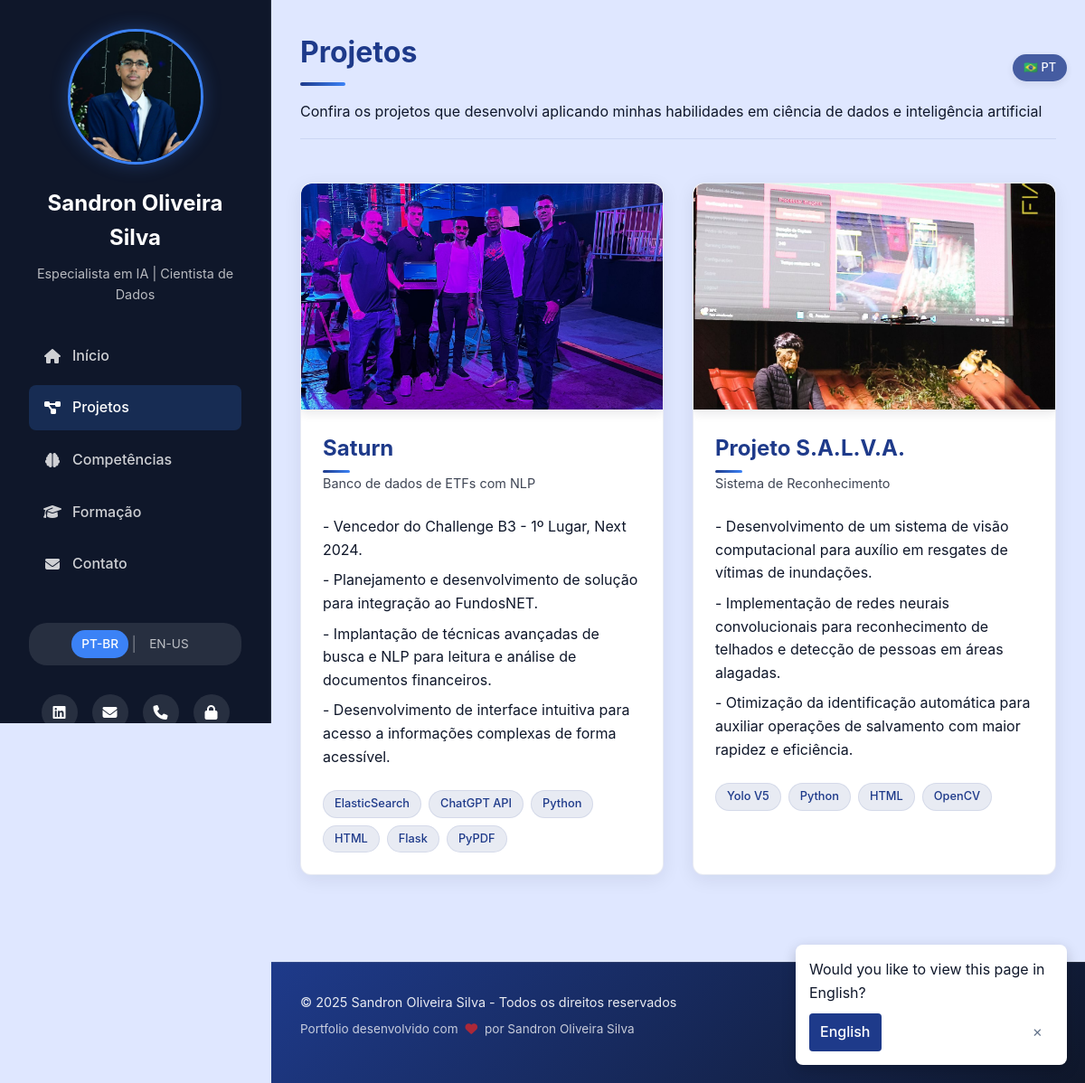
The app's page /projects with its own data.
### app.py (models this page shows, shortened)
class User(UserMixin, db.Model):
    id = db.Column(db.Integer, primary_key=True)
    username = db.Column(db.String(100), unique=True, nullable=False)
    password_hash = db.Column(db.String(200), nullable=False)
    profile_image = db.Column(db.String(255), nullable=True)

class Project(db.Model):
    id = db.Column(db.Integer, primary_key=True)
    title = db.Column(db.String(200), nullable=False)
    title_en = db.Column(db.String(200), nullable=True)  # Título em inglês
    subtitle = db.Column(db.String(200), nullable=True)
    subtitle_en = db.Column(db.String(200), nullable=True)  # Subtítulo em inglês
    description = db.Column(db.Text, nullable=False)
    description_en = db.Column(db.Text, nullable=True)  # Descrição em inglês
    technologies = db.Column(db.String(200), nullable=False)
    image = db.Column(db.String(255), nullable=True)
    in_progress = db.Column(db.Boolean, default=False)
    created_at = db.Column(db.DateTime, default=datetime.utcnow)

### app.py (the view)
@app.route('/projects')
def projects():
    projects_list = Project.query.order_by(Project.created_at.desc()).all()
    user = User.query.first()
    return render_template('projects.html', projects=projects_list, user=user)

### app.py (called while the page is built)
def get_locale():
    return session.get('language', app.config['DEFAULT_LANGUAGE'])

def get_multilingual_field(obj, field_name):
    current_lang = g.locale  # Obtém o idioma atual da sessão
    if current_lang == 'en-us':
        en_field_name = f"{field_name}_en"
        en_value = getattr(obj, en_field_name, None)
        if en_value:
            return en_value
    return getattr(obj, field_name)

@app.context_processor
def utility_processor():
    return {
        '_': _,
        'get_locale': get_locale,
        'ml_field': get_multilingual_field  # Adicionar a nova função
    }

def _(text):
    locale = get_locale()
    if locale == app.config['DEFAULT_LANGUAGE']:
        return text
    return translations[locale].get(text, text)

@app.before_request
def before_request():
    g.locale = get_locale()
    g._ = _  # Torna a função de tradução disponível nos templates

### templates/projects.html (shortened to what this page needs)
{% extends "base.html" %}
{% block content %}
<section class="page-header">
    <h2>{{ _('Projetos') }}</h2>
    <div class="accent-line"></div>
    <p>{{ _('Confira os projetos que desenvolvi aplicando minhas habilidades em ciência de dados e inteligência artificial') }}</p>
</section>
<section class="projects-grid">
    {% for project in projects %}
    <div class="project-item {% if project.in_progress %}in-progress{% endif %}">
        {% if project.image %}
        <div class="project-image">
            <img src="{{ url_for('uploaded_file', filename='projects/' + project.image) }}" alt="{{ ml_field(project, 'title') }}">
        </div>
        {% elif project.in_progress %}
        <div class="project-status-banner">{{ _('Em Andamento') }}</div>
        {% endif %}
        <div class="project-content">
            <h3>{{ ml_field(project, 'title') }}</h3>
            {% if project.subtitle or project.subtitle_en %}
            <p class="project-subtitle">{{ ml_field(project, 'subtitle') }}</p>
            {% endif %}
            <div class="project-description">
                {% set description = ml_field(project, 'description') %}
                {% for line in description.split('\n') %}
                <p>{{ line }}</p>
                {% endfor %}
            </div>
            <div class="tech-tags">
                {% for tech in project.technologies.split(', ') %}
                <span class="tech-tag">{{ tech }}</span>
                {% endfor %}
            </div>
        </div>
    </div>
    {% else %}
    <div class="empty-state">
        <p>{{ _('Nenhum projeto cadastrado no momento.') }}</p>
    </div>
    {% endfor %}
</section>
{% endblock %}

### templates/base.html (shortened to what this page needs)
<!DOCTYPE html>
<html lang="{{ g.locale }}">
<head>
    <link rel="stylesheet" href="{{ url_for('static', filename='css/styles.css') }}">
    <link rel="stylesheet" href="https://cdnjs.cloudflare.com/ajax/libs/font-awesome/6.4.0/css/all.min.css">
</head>
<body>
    <div class="container">
        <aside class="sidebar">
            <div class="profile">
                <div class="profile-image">
                    {% if user and user.profile_image %}
                        <img src="{{ url_for('uploaded_file', filename='profile/' + user.profile_image) }}" alt="Sandron Oliveira Silva" class="profile-img">
                    {% else %}
                        <div class="avatar">SO</div>
                    {% endif %}
                </div>
                <h1>Sandron Oliveira Silva</h1>
                <p class="title">{{ _('Especialista em IA') }} | {{ _('Cientista de Dados') }}</p>
            </div>
            <nav class="main-nav">
                <ul>
                    <li><a href="{{ url_for('index') }}" {% if request.path == url_for('index') %}class="active"{% endif %}><i class="fas fa-home"></i> {{ _('Início') }}</a></li>
                    <li><a href="{{ url_for('projects') }}" {% if request.path == url_for('projects') %}class="active"{% endif %}><i class="fas fa-project-diagram"></i> {{ _('Projetos') }}</a></li>
                    <li><a href="{{ url_for('skills') }}" {% if request.path == url_for('skills') %}class="active"{% endif %}><i class="fas fa-brain"></i> {{ _('Competências') }}</a></li>
                    <li><a href="{{ url_for('education') }}" {% if request.path == url_for('education') %}class="active"{% endif %}><i class="fas fa-graduation-cap"></i> {{ _('Formação') }}</a></li>
                    <li><a href="{{ url_for('contact') }}" {% if request.path == url_for('contact') %}class="active"{% endif %}><i class="fas fa-envelope"></i> {{ _('Contato') }}</a></li>
                </ul>
            </nav>
            <div class="language-switcher">
                <a href="{{ url_for('set_language', language='pt-br') }}" class="lang-item {% if g.locale == 'pt-br' %}active{% endif %}">PT-BR</a>
                <span class="lang-separator">|</span>
                <a href="{{ url_for('set_language', language='en-us') }}" class="lang-item {% if g.locale == 'en-us' %}active{% endif %}">EN-US</a>
            </div>
            <div class="social-links">
                <a href="https://www.linkedin.com/in/sandronoliveira/" target="_blank"><i class="fab fa-linkedin"></i></a>
                <a href="mailto:sandrono61@gmail.com"><i class="fas fa-envelope"></i></a>
                <a href="tel:+5511913349334"><i class="fas fa-phone"></i></a>
                <a href="{{ url_for('login') }}" title="{{ _('Admin Login') }}"><i class="fas fa-lock"></i></a>
            </div>
        </aside>
        <main class="content">
            {% block content %}{% endblock %}
        </main>
    </div>
    <footer class="site-footer">
        <div class="footer-content">
            <div class="footer-info">
                <p>© <span class="current-year">2025</span> Sandron Oliveira Silva - {{ _('Todos os direitos reservados') }}</p>
                <p class="footer-credits">{{ _('Portfolio desenvolvido com') }} <i class="fas fa-heart"></i> {{ _('por') }} Sandron Oliveira Silva</p>
            </div>
            <div class="footer-social">
                <a href="https://www.linkedin.com/in/sandronoliveira/" target="_blank"></a>
                <a href="mailto:sandrono61@gmail.com"></a>
                <a href="tel:+5511913349334"></a>
            </div>
        </div>
    </footer>
</body>
</html>

### records on screen
User: profile_image (picture)
Project: image (picture), title "Saturn", subtitle "Banco de dados de ETFs com NLP", line "- Vencedor do Challenge B3 - 1º Lugar, Next 2024." "- Planejamento e desenvolvimento de solução para integração ao FundosNET." "- Implantação de técnicas avançadas de busca e NLP para leitura e análise de documentos financeiros." "- Desenvolvimento de interface intuitiva para acesso a informações complexas de forma acessível.", tech "ElasticSearch" "ChatGPT API" "Python" "HTML" "Flask" "PyPDF"
Project: image (picture), title "Projeto S.A.L.V.A.", subtitle "Sistema de Reconhecimento", line "- Desenvolvimento de um sistema de visão computacional para auxílio em resgates de vítimas de inundações." "- Implementação de redes neurais convolucionais para reconhecimento de telhados e detecção de pessoas em áreas alagadas." "- Otimização da identificação automática para auxiliar operações de salvamento com maior rapidez e eficiência.", tech "Yolo V5" "Python" "HTML" "OpenCV"
